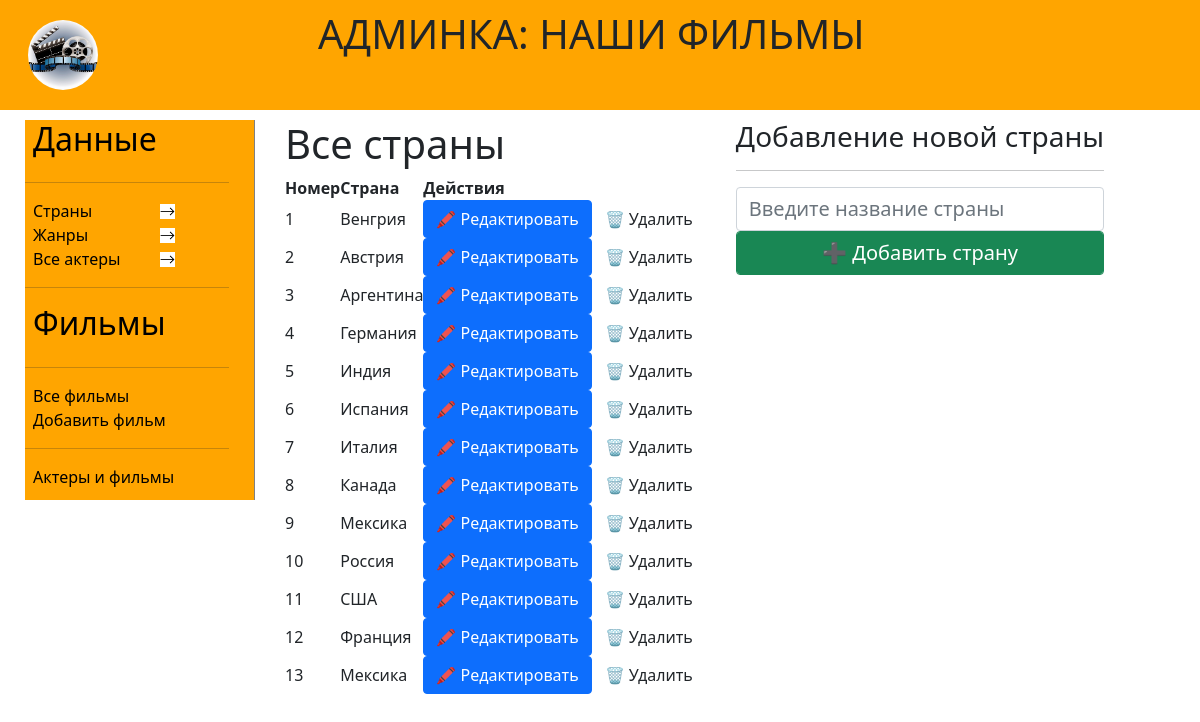
/admin/adminCountry.php, run on the app's committed database.
### tables this page shows
CREATE TABLE `countries` (
  `id_country` int(11) NOT NULL,
  `name_country` varchar(50) NOT NULL
);

### admin/adminClasses.php (called while the page is built, shortened)
<?php
    require_once "../assets/classes/database.php";
        require_once '../assets/classes/Country.php';
    $db = new Db();
    $countries = new Country($db);
?>

### assets/classes/Country.php (called while the page is built, shortened)
<?php
class Country
{
    public Db $Pdo;
    private $tablname = "countries";
    public function __construct($db)
    {
        $this->Pdo = $db;
    }
    public function getAll()
    {
        $query = "SELECT * FROM " . $this->tablname;
        $stmt = $this->Pdo->query($query);
        return $stmt;
    }
}

### assets/classes/database.php (called while the page is built, shortened)
<?php
class Db
{
    public PDO $connection;
    public function __construct()
    {
            $host = 'localhost';
            $dbname = 'Kinotheatre';
            $username = 'root';
            $password = '';
            $charset = 'UTF8';
            $options = [
                PDO::ATTR_DEFAULT_FETCH_MODE => PDO::FETCH_ASSOC
            ];
        $dsn = "mysql:host={$host};dbname={$dbname};charset={$charset}";
        try {
            $this->connection = new PDO($dsn, $username, $password, $options);
        }
        catch (PDOException $e) {
            echo "Db error: {$e ->getMessage()}";
            die;
        }
    }
    public function query($query, $params = []) {
        $this->stmt = $this->connection ->prepare($query);
        $this->stmt->execute($params);
        return $this->stmt;
    }
}
?>

### admin/adminCountry.php (the view, shortened to what this page needs)
<?php  require_once "adminMenu.php" ?>
<main>
    <h1>Все страны</h1>
    <table>
        <tr>
        <th>Номер</th>
        <th>Страна</th>
        <th colspan = "2">Действия</th>
        </tr>
        <?php
            foreach ($countries->getAll() as $key => $item) {
                ?>
                <tr>
                        <td><?= $item['id_country'] ?></td>
                        <td><?= $item['name_country'] ?></td>
                        <td>
                            <form action="#" method="get">
                                <button
                                    type="submit"
                                    name="submit-edit"
                                    class="btn btn-primary"
                                    value="<?= $item['id_country'] ?>"
                                > &#128397;
                                    Редактировать
                                </button>
                            </form>
                        </td>
                        <td>
                            <form action="#" method="get">
                                <button
                                    type="submit"
                                    name="submit-delete"
                                    class="btn text-bg-danger"
                                    value="<?= $item['id_country'] ?>"
                                > &#128465;
                                    Удалить
                                </button>
                            </form>
                        </td>
                    </tr>
                <?php
            }
            ?>
            </table>
</main>
<div class="new">
    <h3>Добавление новой страны</h3>
    <hr>
    <form action="" method="Get" class="fs-4">
        <p>
            <input type="text" class="form-control fs-5" placeholder="Введите название страны" name="country" pattern="^[А-Яф-яЁё]+${1,50}" title="Вводим только на русском языке" required>
        </p>
        <p>
            <button type="submit" name="addCountry" class="form-control btn btn-success fs-5">&#10133; Добавить страну</button>
        </p>
    </form>
</div>
</div>
</body>
</html>

### data on the page
countries: id_country "1", name_country "Венгрия"
countries: id_country "2", name_country "Австрия"
countries: id_country "3", name_country "Аргентина"
countries: id_country "4", name_country "Германия"
countries: id_country "5", name_country "Индия"
countries: id_country "6", name_country "Испания"
countries: id_country "7", name_country "Италия"
countries: id_country "8", name_country "Канада"
countries: id_country "9", name_country "Мексика"
countries: id_country "10", name_country "Россия"
countries: id_country "11", name_country "США"
countries: id_country "12", name_country "Франция"
countries: id_country "13", name_country "Мексика"
